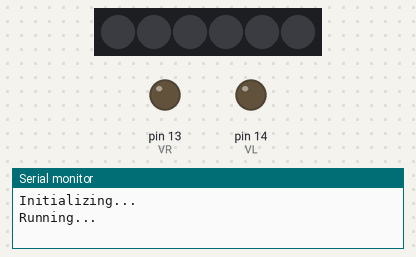
The sketch below on a simulated Arduino Uno, built with avr-gcc and run on an emulated ATmega328P. Parts: 6 RGB LEDs in strip order, left to right, output pins drawn as LEDs (lit = HIGH), the last lines printed to the serial monitor. Dim RGB values are drawn brighter than linear.

Above: at 0.1 s.
At 2.1 s:
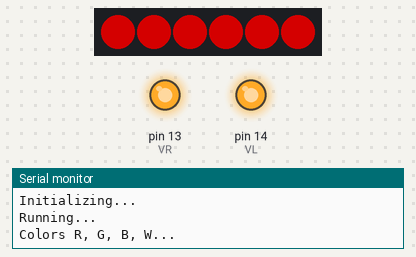
At 6.1 s:
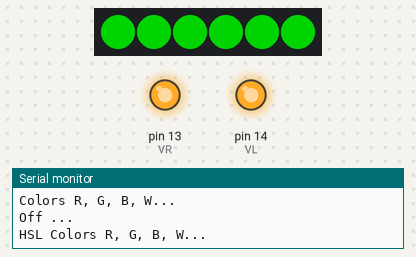
At 10.1 s:
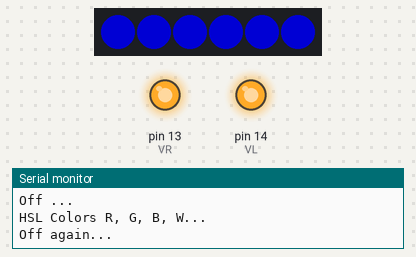
Timing chart, 0 to 39.5 s (numbered marks = the images above):
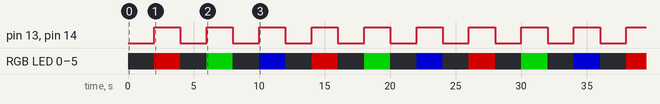

Measured:
- by itself, pin 13 (VR), pin 14 (VL): alternates HIGH for 2.0 s and LOW for 2.0 s
- by itself, RGB LED 0–5: repeats every 12.0 s: off 2.0 s, RGB(0, 128, 0) 2.0 s, off 2.0 s, RGB(0, 0, 128) 2.0 s, off 2.0 s, RGB(128, 0, 0) 2.0 s
- by itself, everything shown: repeats every 12.0 s, in 6 steps
- what the display in image 1 shows lasts 2.0 s, from 2.0 s to 4.0 s

The sketch:

LED_MOTER_Drive_test.ino
```cpp
// NeoPixelTest
// This example will cycle between showing four pixels as Red, Green, Blue, White
// and then showing those pixels as Black.
//
// Included but commented out are examples of configuring a NeoPixelBus for
// different color order including an extra white channel, different data speeds, and
// for Esp8266 different methods to send the data.
// NOTE: You will need to make sure to pick the one for your platform
//
//
// There is serial output of the current state so you can confirm and follow along
//

#include <NeoPixelBus.h>
int LED1 = 26;
int LED2 = 27;
int VR = 13;
int VL = 14;
int delayval = 2000;

const uint16_t PixelCount = 6; // this example assumes 4 pixels, making it smaller will cause a failure
const uint8_t PixelPin = LED1;  // make sure to set this to the correct pin, ignored for Esp8266

#define colorSaturation 128

// three element pixels, in different order and speeds
NeoPixelBus<NeoGrbFeature, Neo800KbpsMethod> strip(PixelCount, PixelPin);
//NeoPixelBus<NeoRgbFeature, Neo400KbpsMethod> strip(PixelCount, PixelPin);

// For Esp8266, the Pin is omitted and it uses GPIO3 due to DMA hardware use.
// There are other Esp8266 alternative methods that provide more pin options, but also have
// other side effects.
//NeoPixelBus<NeoGrbFeature, Neo800KbpsMethod> strip(PixelCount);
//
// NeoEsp8266Uart800KbpsMethod uses GPI02 instead

// You can also use one of these for Esp8266,
// each having their own restrictions
//
// These two are the same as above as the DMA method is the default
// NOTE: These will ignore the PIN and use GPI03 pin
//NeoPixelBus<NeoGrbFeature, NeoEsp8266Dma800KbpsMethod> strip(PixelCount, PixelPin);
//NeoPixelBus<NeoRgbFeature, NeoEsp8266Dma400KbpsMethod> strip(PixelCount, PixelPin);

// Uart method is good for the Esp-01 or other pin restricted modules
// NOTE: These will ignore the PIN and use GPI02 pin
//NeoPixelBus<NeoGrbFeature, NeoEsp8266Uart800KbpsMethod> strip(PixelCount, PixelPin);
//NeoPixelBus<NeoRgbFeature, NeoEsp8266Uart400KbpsMethod> strip(PixelCount, PixelPin);

// The bitbang method is really only good if you are not using WiFi features of the ESP
// It works with all but pin 16
//NeoPixelBus<NeoGrbFeature, NeoEsp8266BitBang800KbpsMethod> strip(PixelCount, PixelPin);
//NeoPixelBus<NeoRgbFeature, NeoEsp8266BitBang400KbpsMethod> strip(PixelCount, PixelPin);

// four element pixels, RGBW
//NeoPixelBus<NeoRgbwFeature, Neo800KbpsMethod> strip(PixelCount, PixelPin);

RgbColor red(colorSaturation, 0, 0);
RgbColor green(0, colorSaturation, 0);
RgbColor blue(0, 0, colorSaturation);
RgbColor white(colorSaturation);
RgbColor black(0);

HslColor hslRed(red);
HslColor hslGreen(green);
HslColor hslBlue(blue);
HslColor hslWhite(white);
HslColor hslBlack(black);


void setup()
{
  Serial.begin(115200);
  while (!Serial); // wait for serial attach

  Serial.println();
  Serial.println("Initializing...");
  Serial.flush();

  // this resets all the neopixels to an off state
  strip.Begin();
  strip.Show();


  Serial.println();
  Serial.println("Running...");

  pinMode(VR, OUTPUT);
  pinMode(VL, OUTPUT);

}


void loop()
{
  delay(delayval);

  Serial.println("Colors R, G, B, W...");
  digitalWrite(VR, HIGH);
  digitalWrite(VL, HIGH);

  // set the colors,
  // if they don't match in order, you need to use NeoGrbFeature feature
  strip.SetPixelColor(0, red);
  strip.SetPixelColor(1, red);
  strip.SetPixelColor(2, red);
  strip.SetPixelColor(3, red);
  strip.SetPixelColor(4, red);
  strip.SetPixelColor(5, red);
  // the following line demonstrates rgbw color support
  // if the NeoPixels are rgbw types the following line will compile
  // if the NeoPixels are anything else, the following line will give an error
  //strip.SetPixelColor(3, RgbwColor(colorSaturation));
  strip.Show();


  delay(delayval);

  Serial.println("Off ...");
  digitalWrite(VR, LOW);
  digitalWrite(VL, LOW);

  // turn off the pixels
  strip.SetPixelColor(0, black);
  strip.SetPixelColor(1, black);
  strip.SetPixelColor(2, black);
  strip.SetPixelColor(3, black);
  strip.SetPixelColor(4, black);
  strip.SetPixelColor(5, black);
  strip.Show();

  delay(delayval);

  Serial.println("HSL Colors R, G, B, W...");
  digitalWrite(VR, HIGH);
  digitalWrite(VL, HIGH);

  // set the colors,
  // if they don't match in order, you may need to use NeoGrbFeature feature
  strip.SetPixelColor(0, hslGreen);
  strip.SetPixelColor(1, hslGreen);
  strip.SetPixelColor(2, hslGreen);
  strip.SetPixelColor(3, hslGreen);
  strip.SetPixelColor(4, hslGreen);
  strip.SetPixelColor(5, hslGreen);
  strip.Show();


  delay(delayval);

  Serial.println("Off again...");
  digitalWrite(VR, LOW);
  digitalWrite(VL, LOW);

  // turn off the pixels
  strip.SetPixelColor(0, hslBlack);
  strip.SetPixelColor(1, hslBlack);
  strip.SetPixelColor(2, hslBlack);
  strip.SetPixelColor(3, hslBlack);
  strip.SetPixelColor(4, hslBlack);
  strip.SetPixelColor(5, hslBlack);
  strip.Show();

  // set the colors,
  // if they don't match in order, you may need to use NeoGrbFeature feature
  delay(delayval);
  digitalWrite(VR, HIGH);
  digitalWrite(VL, HIGH);
  strip.SetPixelColor(0, blue);
  strip.SetPixelColor(1, blue);
  strip.SetPixelColor(2, blue);
  strip.SetPixelColor(3, blue);
  strip.SetPixelColor(4, blue);
  strip.SetPixelColor(5, blue);
  strip.Show();


  delay(delayval);

  Serial.println("Off again...");
  digitalWrite(VR, LOW);
  digitalWrite(VL, LOW);

  // turn off the pixels
  strip.SetPixelColor(0, hslBlack);
  strip.SetPixelColor(1, hslBlack);
  strip.SetPixelColor(2, hslBlack);
  strip.SetPixelColor(3, hslBlack);
  strip.SetPixelColor(4, hslBlack);
  strip.SetPixelColor(5, hslBlack);
  strip.Show();

}
```
